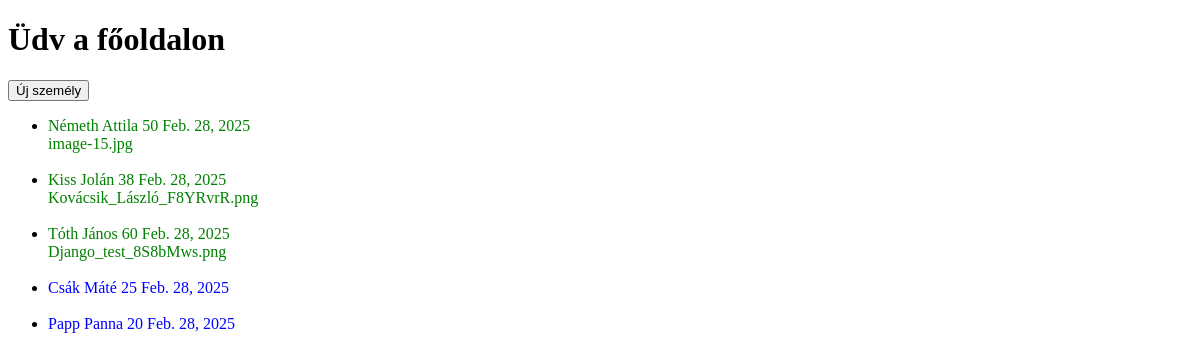
Before: / with the older database file.
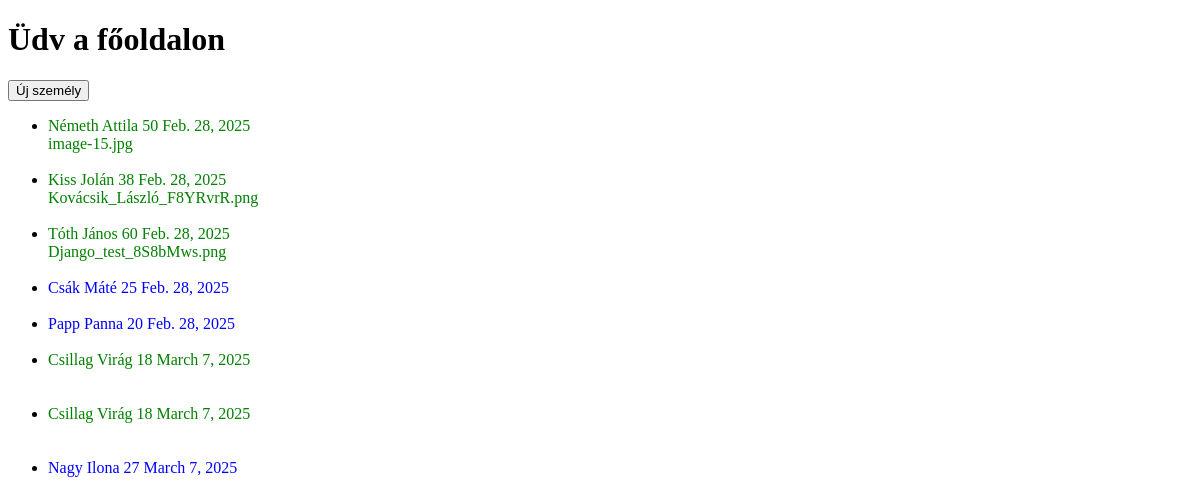
After: the same page with the newer database file.
### fooldal/models.py (models this page shows, shortened)
class Szemely(models.Model):
    vezeteknev = models.CharField(max_length=100)
    keresztnev = models.CharField(max_length=100)
    eletkor = models.IntegerField()
    hazas = models.BooleanField(default=False)
    elettortenet = models.TextField()
    letrehozva = models.DateField(auto_now_add=True)
    picture = models.ImageField(blank=True)
    class Meta:
        verbose_name_plural ="Személyek"

### fooldal/views.py (the view)
# urls.py: path('', include('fooldal.urls')),
def fooldal(request):
    szemelyek = Szemely.objects.all()
    return render(request,'fooldal.html', {"szemelyek": szemelyek})

### fooldal/templates/fooldal.html (shortened to what this page needs)
<!DOCTYPE html>
<html lang="en">
<head>
</head>
<body>
    <h1>Üdv a főoldalon</h1>
    <input type="button" onclick="location.href={% url 'uj_szemely' %}"  value="Új személy" >
    <ul>
        {% for szemely in szemelyek %}
            <li>
                {% if szemely.hazas%}
                <span style="color:green">
                    {{szemely.vezeteknev}} {{szemely.keresztnev}} {{szemely.eletkor}}
                     {{szemely.letrehozva}}   <br>  {{szemely.picture}} <br>
                </span> <br>
                 {% else %}
                <span style="color:blue">
                    {{szemely.vezeteknev}} {{szemely.keresztnev}} {{szemely.eletkor}}
                     {{szemely.letrehozva}}   <br>  {{szemely.picture}} <br>
                </span>
                 {% endif %}
            </li>
        {% endfor %}
    </ul>
</body>
</html>

Changed rows visible on the page:
added Szemely: vezeteknev "Csillag", keresztnev "Virág", eletkor "18", letrehozva "March 7, 2025"
added Szemely: vezeteknev "Csillag", keresztnev "Virág", eletkor "18", letrehozva "March 7, 2025"
added Szemely: vezeteknev "Nagy", keresztnev "Ilona", eletkor "27", letrehozva "March 7, 2025"
